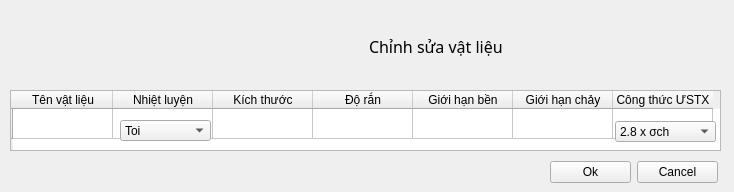
<?xml version="1.0" encoding="UTF-8"?>
<ui version="4.0">
 <class>Edit_material</class>
 <widget class="QDialog" name="Edit_material">
  <property name="geometry">
   <rect>
    <x>0</x>
    <y>0</y>
    <width>734</width>
    <height>192</height>
   </rect>
  </property>
  <property name="windowTitle">
   <string>Dialog</string>
  </property>
  <widget class="QTableWidget" name="tableWidget">
   <property name="geometry">
    <rect>
     <x>10</x>
     <y>90</y>
     <width>711</width>
     <height>61</height>
    </rect>
   </property>
   <property name="editTriggers">
    <set>QAbstractItemView::AllEditTriggers</set>
   </property>
   <row>
    <property name="text">
     <string/>
    </property>
   </row>
   <column>
    <property name="text">
     <string>Tên vật liệu</string>
    </property>
   </column>
   <column>
    <property name="text">
     <string>Nhiệt luyện</string>
    </property>
   </column>
   <column>
    <property name="text">
     <string>Kích thước</string>
    </property>
   </column>
   <column>
    <property name="text">
     <string>Độ rắn</string>
    </property>
   </column>
   <column>
    <property name="text">
     <string>Giới hạn bền</string>
    </property>
   </column>
   <column>
    <property name="text">
     <string>Giới hạn chảy</string>
    </property>
   </column>
   <column>
    <property name="text">
     <string>Công thức ƯSTX</string>
    </property>
   </column>
  </widget>
  <widget class="QWidget" name="layoutWidget">
   <property name="geometry">
    <rect>
     <x>10</x>
     <y>10</y>
     <width>711</width>
     <height>73</height>
    </rect>
   </property>
   <layout class="QHBoxLayout" name="horizontalLayout">
    <item>
     <widget class="QPushButton" name="pushButton">
      <property name="text">
       <string/>
      </property>
      <property name="icon">
       <iconset resource="qml.qrc">
        <normaloff>:/dowload/Anh_cua_app+do_an/Edit.png</normaloff>:/dowload/Anh_cua_app+do_an/Edit.png</iconset>
      </property>
      <property name="iconSize">
       <size>
        <width>65</width>
        <height>65</height>
       </size>
      </property>
      <property name="flat">
       <bool>true</bool>
      </property>
     </widget>
    </item>
    <item>
     <widget class="QLabel" name="label">
      <property name="font">
       <font>
        <family>Noto Sans</family>
        <pointsize>12</pointsize>
       </font>
      </property>
      <property name="text">
       <string>Chỉnh sửa vật liệu</string>
      </property>
     </widget>
    </item>
   </layout>
  </widget>
  <widget class="QWidget" name="layoutWidget">
   <property name="geometry">
    <rect>
     <x>550</x>
     <y>160</y>
     <width>168</width>
     <height>24</height>
    </rect>
   </property>
   <layout class="QHBoxLayout" name="horizontalLayout_2">
    <item>
     <widget class="QPushButton" name="pushButton_2">
      <property name="text">
       <string>Ok</string>
      </property>
     </widget>
    </item>
    <item>
     <widget class="QPushButton" name="pushButton_3">
      <property name="text">
       <string>Cancel</string>
      </property>
     </widget>
    </item>
   </layout>
  </widget>
  <widget class="QComboBox" name="comboBox">
   <property name="geometry">
    <rect>
     <x>615</x>
     <y>121</y>
     <width>101</width>
     <height>21</height>
    </rect>
   </property>
   <property name="font">
    <font>
     <pointsize>9</pointsize>
    </font>
   </property>
   <item>
    <property name="text">
     <string>2.8 x σch</string>
    </property>
   </item>
   <item>
    <property name="text">
     <string>40 x HRCm</string>
    </property>
   </item>
  </widget>
  <widget class="QComboBox" name="comboBox_2">
   <property name="geometry">
    <rect>
     <x>120</x>
     <y>120</y>
     <width>91</width>
     <height>21</height>
    </rect>
   </property>
   <item>
    <property name="text">
     <string>Toi</string>
    </property>
   </item>
   <item>
    <property name="text">
     <string>Toi cai thien</string>
    </property>
   </item>
   <item>
    <property name="text">
     <string>Tham Cacbon</string>
    </property>
   </item>
   <item>
    <property name="text">
     <string>Tham Nito</string>
    </property>
   </item>
   <item>
    <property name="text">
     <string>Toi the tich</string>
    </property>
   </item>
  </widget>
 </widget>
 <resources>
  <include location="qml.qrc"/>
 </resources>
 <connections/>
</ui>
